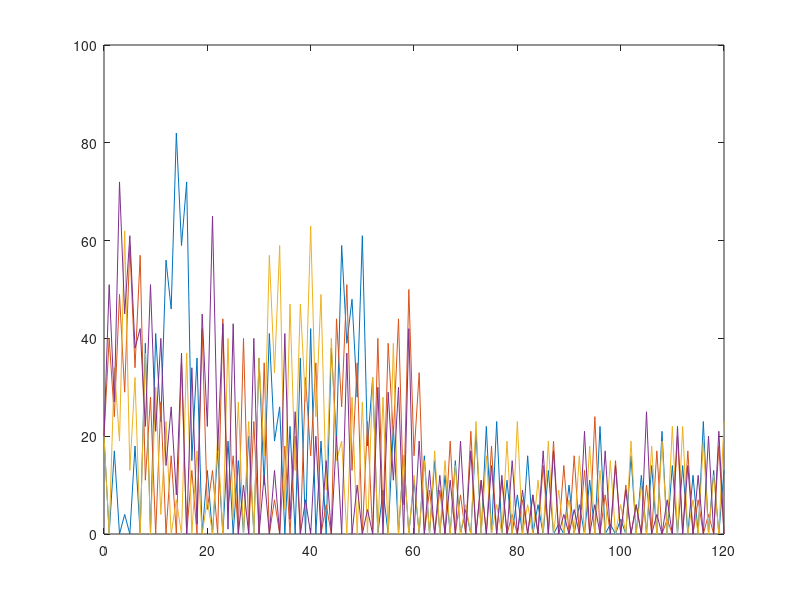

Reproduce this figure in MATLAB.
%Question 7 of the Final Exam 2018
% Traffic Simulation Problem
clc
clear
%set arrays with the number of vehicles going through when the
%light is green for D1-D3 direction and D2-D4 direction, and the
%initial number of vehicles in each direction
passing1=[60 0 60 0];
passing2=[0 60 0 60];
nvehicles=[20 20 20 20];
% Set up vehicle matrix for the 4 directions
vehicles=[nvehicles;zeros(120,4)]';
time(1)=0;

% Set the time counter for 2-minute blocks for alternating lights
for i=1:60
 for j=1:2
 IJ=2*(i-1)+j;
 if j == 1 & i<= 30
 nvehicles = nvehicles+randi(40,1,4)+randi(10,1,4)-passing1;
 elseif j == 2 & i <= 30
 nvehicles = nvehicles+randi(40,1,4)+randi(10,1,4)-passing2;
 elseif j ==1 & i > 30
 nvehicles = nvehicles+randi(20,1,4)+randi(6,1,4)-passing1;
 else
 nvehicles = nvehicles+randi(20,1,4)+randi(6,1,4)-passing2;
 end
% check for negative vehicle numbers and add entries to vehicle
%matrix
 for k=1:4
 if(nvehicles(k) <= 0) nvehicles(k)=0;
 end
vehicles(k,IJ+1)=nvehicles(k);
 end
 % set up time vector
 time(IJ+1)=IJ;
 end
end
% plot vehicles in each direction at 1-minute interval
plot(time,vehicles) 